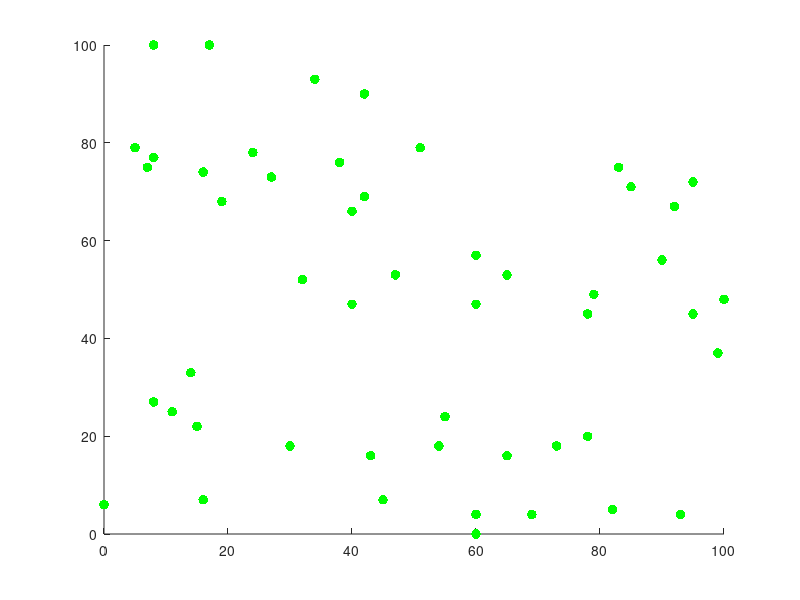

The MATLAB script that drew this image: (Note: this script raises an error after producing the figure.)
clc;clearvars;close all;
% Set parameters
num_par = 50;            % number of particles

xl = [0 100];           % x axis limit
yl = [0 100];           % y axis limit
start = [randi(xl,num_par,1),randi(yl,num_par,1)];  % starting coordinate (x,y)
gain = 0.01;            % amount of motion at each iteration (% of axis range)
time = 30;              % run time (seconds)
day = 0;
limit_day = 100;
showTrace = true;      % when true, the path is recorded
% epi parameter
infectP = 0.3;
%%
% initialize figure

% figure
% subplot(2,1,1)
ah = axes; 
% h = plot(start(:,1), start(:,2), 'go', 'MarkerSize', 8, 'MarkerFaceColor', 'g'); 
h = scatter(start(:,1), start(:,2),50,repmat([0 1 0],num_par,1),'filled');

% xlim(xl);
% xlim(yl);
xlim(ah, xl)
ylim(ah, yl)
% axis equal
hold(ah, 'on')
% grid on
% hold on
%%
% randomly jitter for set amount of time
t1 = tic; 
pt = [start,zeros(num_par,1)];
pt(1:2,3) = 1;
h.CData(1:2,:) = repmat([1 0 0],2,1);

stepX = range(xl) * gain; 
stepY = range(yl) * gain; 

%%
while toc(t1) < time && ~all(pt(:,3))
% while day < limit_day
   % determine range of possible next coordinates (binary dynamics)
   xbound = [max(pt(:,1)-stepX, xl(1)), min(pt(:,1)+stepX, xl(2))]; 
   ybound = [max(pt(:,2)-stepY, yl(1)), min(pt(:,2)+stepY, yl(2))];
   % Randomly choose next coordinate
   row = 1:num_par;
   colx = randi([1,2],1,num_par);
   coly = randi([1,2],1,num_par);
   sz = size(xbound);
   indx = sub2ind(sz,row,colx);
   indy = sub2ind(sz,row,coly);
   pt(:,1) = xbound(indx); 
   pt(:,2) = ybound(indy);
   % Apply infection transition
%    pt(:,3) = updateInfection(pt);
   infectedIdx = find(pt(:,3)==1);
   noninfectedIdx = find(pt(:,3)==0);
   sus_loc = pt(noninfectedIdx,1:2);
   inf_loc = pt(infectedIdx,1:2);
   [i_idx,i_dist] = knnsearch(inf_loc,sus_loc,'K',1);
   if sum((i_dist<5) > 0)           % get index neighbor in distance 20 m
       if sum(rand(sum(i_dist<20),1)<infectP)>0
           infectionIdx = noninfectedIdx(rand(sum(i_dist<5),1)<infectP);
           pt(infectionIdx,3) = 1;
           h.CData(infectionIdx,:) = repmat([1 0 0],length(infectionIdx),1);
       end
   end
   
   % plot segment
   if showTrace
       plot(ah,[h.XData(1), pt(1,1)], [h.YData(1), pt(1,2)], '-k')
   end
   % Update position of dot on axis
   h.XData = pt(:,1); 
   h.YData = pt(:,2);
   
   drawnow
   day=day+1;
end
